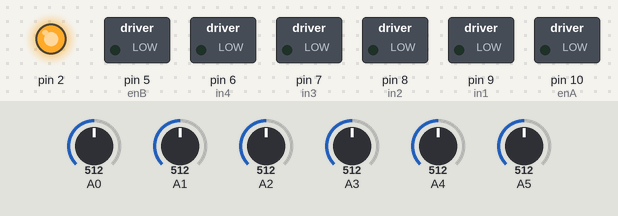
This sketch was run on a simulated Arduino Uno, built with avr-gcc and run on an emulated ATmega328P. On the bench: switched loads named in the sketch (green lamp = pin HIGH), output pins drawn as LEDs (lit = HIGH). The test bench sets the inputs (shaded band); at power-on: A0 = 512, A1 = 512, A2 = 512, A3 = 512, A4 = 512, A5 = 512. What the sketch prints to the serial monitor is not drawn.

Above: at 1.3 s.
1.4 s: A0 set to 491
3.5 s: A1 set to 488
5.5 s: A2 set to 484
Timing chart, 0 to 8.5 s (numbered marks = the images above; inputs shaded):
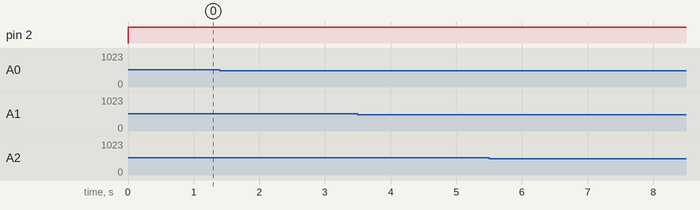

Measured:
- after the input at 1.4 s, every drawn part: stays the same
- after the input at 3.5 s, every drawn part: stays the same
- after the input at 5.5 s, every drawn part: stays the same

The sketch:

LFSdemo.ino
```cpp
#include<SoftwareSerial.h>
SoftwareSerial BTserial(10,11); // RX | TX
int a,b,c,d,e,f;
char A,B,C,D,E,F;
int enA = 10;
int in1 = 9;
int in2 = 8;
// motor two
int enB = 5;
int in3 = 7;
int in4 = 6;

void setup() {
  // put your setup code here, to run once:
  Serial.begin(9600);
  BTserial.begin(9600);

  pinMode(2, OUTPUT);

  pinMode(enA, OUTPUT);
  pinMode(enB, OUTPUT);
  pinMode(in1, OUTPUT);
  pinMode(in2, OUTPUT);
  pinMode(in3, OUTPUT);
  pinMode(in4, OUTPUT);
}

void loop() {
  // put your main code here, to run repeatedly:
  a=analogRead(A5);
  b=analogRead(A4);
  c=analogRead(A3);
  d=analogRead(A2);
  e=analogRead(A1);
  f=analogRead(A0);

  digitalWrite(2, HIGH);

  if(a>500) A='B';
  else A='W';
  if(b>500) B='B';
  else B='W';
  if(c>500) C='B';
  else C='W';
  if(d>500) D='B';
  else D='W';
  if(e>500) E='B';
  else E='W';
  if(f>500) F='B';
  else F='W';

if(A=='B'&&B=='B'&&C=='W'&&D=='W'&&E=='B'&&F=='B'){
  digitalWrite(in1, HIGH);
  digitalWrite(in2, LOW);
  digitalWrite(in3, HIGH);
  digitalWrite(in4, LOW);
  analogWrite(enA, 10);
  analogWrite(enB, 10);
  }
  else {
    digitalWrite(in1, LOW);
  digitalWrite(in2, LOW);
    digitalWrite(in3, LOW);
  digitalWrite(in4, LOW);
  }

  Serial.print(A);
  Serial.print(B);
  Serial.write(C);
  Serial.write(D);
  Serial.write(E);
  Serial.write(F);
  Serial.println();
  BTserial.write(A);
  BTserial.write(B);
  BTserial.write(C);
  BTserial.write(D);
  BTserial.write(E);
  BTserial.write(F);
    BTserial.print(";");
    delay(500);

}
```
